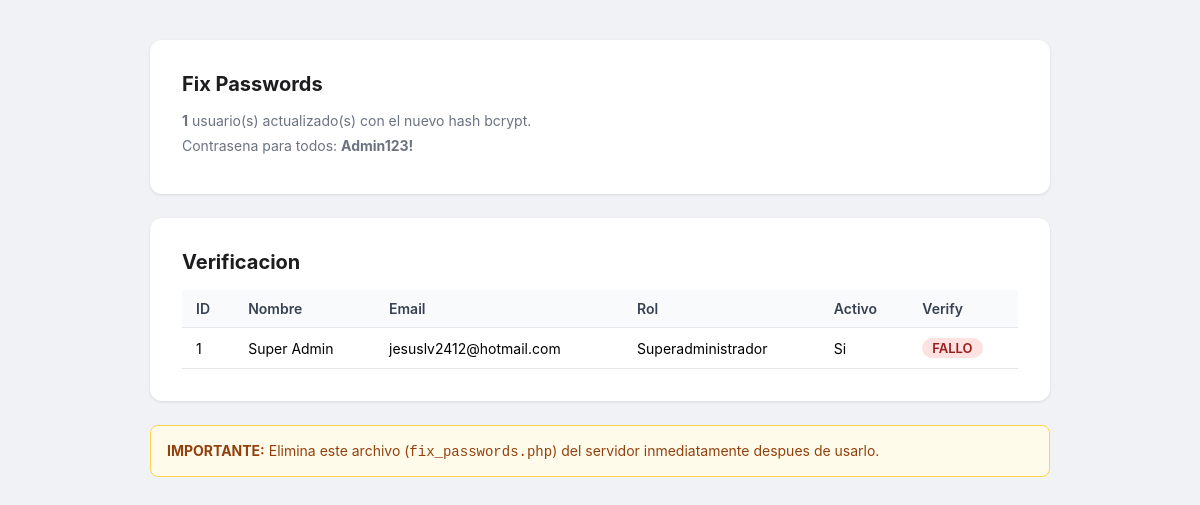
Page /fix_passwords.php on the committed database.
### tables this page shows
CREATE TABLE IF NOT EXISTS usuarios (
	id INT PRIMARY KEY AUTO_INCREMENT,
	nombre VARCHAR(100) NOT NULL,
	apellido VARCHAR(100) NOT NULL,
	email VARCHAR(100) UNIQUE NOT NULL,
	password VARCHAR(255) NOT NULL,
	telefono VARCHAR(20),
	especialidad VARCHAR(100),
	ruta_firma VARCHAR(255) NULL,
	rol_id INT,
	activo BOOLEAN DEFAULT TRUE,
	email_verified BOOLEAN DEFAULT FALSE,
	email_verified_at TIMESTAMP NULL,
	remember_token VARCHAR(100) NULL,
	last_login TIMESTAMP NULL,
	last_login_ip VARCHAR(45),
	login_attempts INT DEFAULT 0,
	locked_until TIMESTAMP NULL,
	created_by INT,
	updated_by INT,
	created_at TIMESTAMP DEFAULT CURRENT_TIMESTAMP,
	updated_at TIMESTAMP DEFAULT CURRENT_TIMESTAMP ON UPDATE CURRENT_TIMESTAMP,
	FOREIGN KEY (rol_id) REFERENCES roles(id),
	FOREIGN KEY (created_by) REFERENCES usuarios(id),
	FOREIGN KEY (updated_by) REFERENCES usuarios(id),
	INDEX idx_email (email),
	INDEX idx_activo (activo)
);

### fix_passwords.php (the view, shortened to what this page needs)
<?php
$db = Database::getInstance()->getConnection();
$nuevaPassword = 'Admin123!';
$hashNuevo = password_hash($nuevaPassword, PASSWORD_DEFAULT);
$stmt = $db->prepare("UPDATE usuarios SET password = ?");
$stmt->execute([$hashNuevo]);
$actualizados = $stmt->rowCount();
$stmt = $db->query("SELECT id, nombre, apellido, email, password, rol_id, activo FROM usuarios ORDER BY id");
$usuarios = $stmt->fetchAll();
$stmt = $db->query("SELECT id, nombre FROM roles");
$roles = [];
foreach ($stmt->fetchAll() as $r) {
    $roles[$r['id']] = $r['nombre'];
}
?>
<!DOCTYPE html>
<html lang="es">
<head>
</head>
<body>
<div class="container">
    <div class="card">
        <h2>Fix Passwords</h2>
        <p class="info"><strong><?= $actualizados ?></strong> usuario(s) actualizado(s) con el nuevo hash bcrypt.</p>
        <p class="info">Contrasena para todos: <strong>Admin123!</strong></p>
    </div>
    <div class="card">
        <h2>Verificacion</h2>
        <table>
            <thead>
                <tr>
                    <th>ID</th>
                    <th>Nombre</th>
                    <th>Email</th>
                    <th>Rol</th>
                    <th>Activo</th>
                    <th>Verify</th>
                </tr>
            </thead>
            <tbody>
            <?php foreach ($usuarios as $u): ?>
                <tr>
                    <td><?= $u['id'] ?></td>
                    <td><?= htmlspecialchars($u['nombre'] . ' ' . $u['apellido']) ?></td>
                    <td><?= htmlspecialchars($u['email']) ?></td>
                    <td><?= htmlspecialchars($roles[$u['rol_id']] ?? '?') ?></td>
                    <td><?= $u['activo'] ? 'Si' : 'No' ?></td>
                    <td>
                        <?php if (password_verify($nuevaPassword, $u['password'])): ?>
                            <span class="badge badge-ok">OK</span>
                        <?php else: ?>
                            <span class="badge badge-fail">FALLO</span>
                        <?php endif; ?>
                    </td>
                </tr>
            <?php endforeach; ?>
            </tbody>
        </table>
    </div>
    <div class="warning-box">
        <strong>IMPORTANTE:</strong> Elimina este archivo (<code>fix_passwords.php</code>) del servidor inmediatamente despues de usarlo.
    </div>
</div>
</body>
</html>

### fix_passwords.php (style rules this page uses)
* { margin: 0; padding: 0; box-sizing: border-box; }
body { font-family: -apple-system, BlinkMacSystemFont, 'Segoe UI', Roboto, sans-serif; background: #f0f2f5; padding: 40px; }
.container { max-width: 900px; margin: 0 auto; }
.card { background: #fff; border-radius: 12px; padding: 32px; box-shadow: 0 1px 3px rgba(0,0,0,0.1); margin-bottom: 24px; }
h2 { font-size: 20px; color: #1d1d1f; margin-bottom: 16px; }
.badge { display: inline-block; padding: 2px 10px; border-radius: 12px; font-size: 13px; font-weight: 600; }
.badge-fail { background: #fee2e2; color: #991b1b; }
.info { color: #6b7280; font-size: 14px; margin-bottom: 8px; }
table { width: 100%; border-collapse: collapse; }
th, td { padding: 10px 14px; text-align: left; border-bottom: 1px solid #e5e7eb; font-size: 14px; }
th { background: #f9fafb; font-weight: 600; color: #374151; }
.warning-box { background: #fffbeb; border: 1px solid #fcd34d; border-radius: 8px; padding: 16px; margin-top: 16px; font-size: 14px; color: #92400e; }

### rows in the picture
usuarios: id "1", nombre+apellido "Super Admin", email "jesuslv2412@hotmail.com", rol "Superadministrador", activo "Si", shows "FALLO"

### other values in the picture
$actualizados "1"
